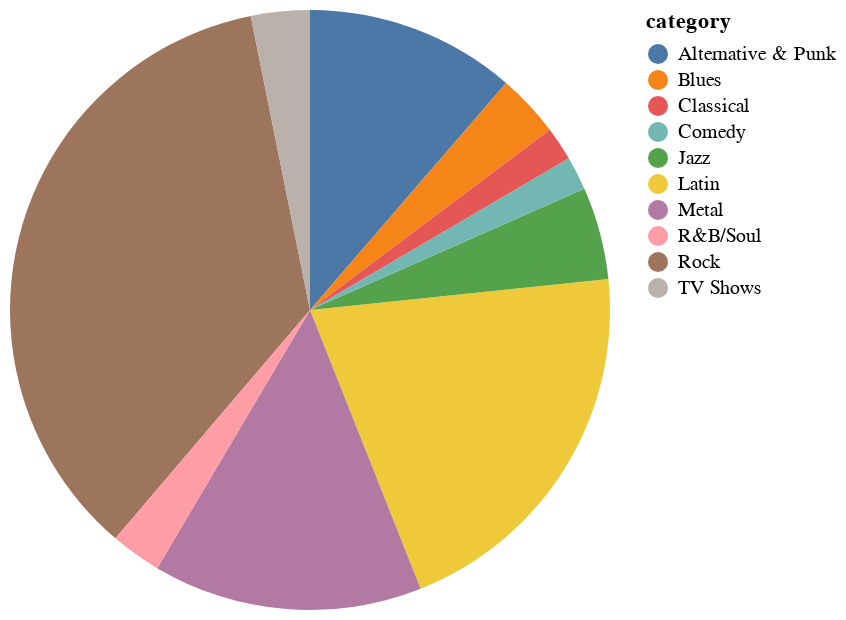

Notebook code cell kept with this figure:
### Code cell
%VEGA-LITE specs/arc_pie.vl.json 
SELECT 
    g.Name as category, 
    SUM(il.Quantity) as b, 
    ROUND((CAST(SUM(il.Quantity) as float) / (SELECT 
        SUM(Quantity) total
    FROM Chinook.InvoiceLine il
    INNER JOIN Chinook.Invoice i ON i.InvoiceId = il.InvoiceId
    WHERE i.BillingCountry = 'USA')) * 100, 2) value 
FROM Chinook.InvoiceLine il
INNER JOIN Chinook.Invoice i ON i.InvoiceId = il.InvoiceId 
INNER JOIN Chinook.Track t ON il.TrackId = t.TrackId 
INNER JOIN Chinook.Genre g ON t.GenreId = g.GenreId 
WHERE i.BillingCountry = 'USA' 
GROUP BY 1 
ORDER BY 2 DESC
LIMIT 10

### Figure 1 — Vega-Lite specification as saved in the notebook (floating-point values rounded to 4 significant figures)
{"$schema": "https://vega.github.io/schema/vega-lite/v4.json", "data": {"values": [{"b": "name", "category": "name", "value": "name"}, {"b": "157", "category": "Rock", "value": "31.78"}, {"b": "91", "category": "Latin", "value": "18.42"}, {"b": "64", "category": "Metal", "value": "12.96"}, {"b": "50", "category": "Alternative & Punk", "value": "10.12"}, {"b": "22", "category": "Jazz", "value": "4.45"}, {"b": "15", "category": "Blues", "value": "3.04"}, {"b": "14", "category": "TV Shows", "value": "2.83"}, {"b": "12", "category": "R&B/Soul", "value": "2.43"}, {"b": "8", "category": "Comedy", "value": "1.62"}, {"b": "8", "category": "Classical", "value": "1.62"}]}, "description": "A simple pie chart with embedded data.", "encoding": {"color": {"field": "category", "type": "nominal"}, "theta": {"field": "value", "type": "quantitative"}}, "mark": "arc", "view": {"stroke": null}}
